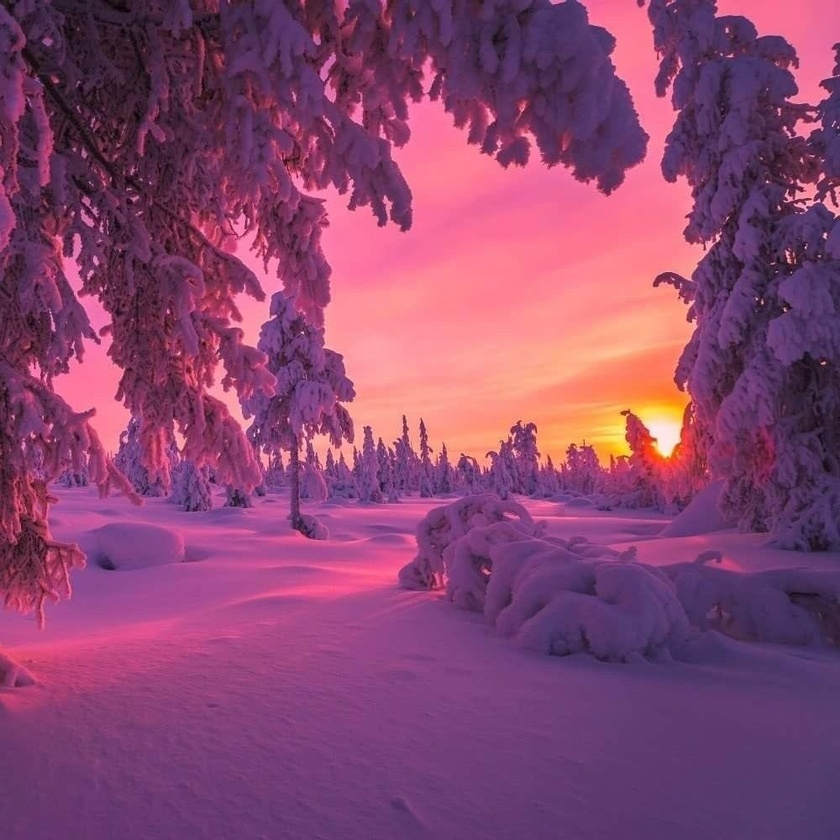
#> input picture lab3/input1.jpg, 840 x 840 px, shrunk from 1000 x 1000 before the run
$ python script.py
#> lines starting #> are read from the running program, lines starting #| are printed output that depends on the picture
from PIL import Image

def invert_pixel(pixel):
    """Инверсия цвета одного пикселя (R, G, B)."""
    r, g, b = pixel
    return 255 - r, 255 - g, 255 - b

def invert_image(image):
    """Попиксельная обработка: инверсия цветов всего изображения."""
    width, height = image.size
    pixels = image.load()

    for x in range(width):
        for y in range(height):
            pixels[x, y] = invert_pixel(pixels[x, y])

    return image

def blend_images(image1, image2, alpha=0.5):
    """
    Наложение двух изображений вручную.
    - image1, image2: изображения одинакового размера.
    - alpha: коэффициент смешивания (0 - только image1, 1 - только image2).
    """
    if image1.size != image2.size:
        raise ValueError("Размеры изображений должны совпадать!")

    width, height = image1.size
    pixels1 = image1.load()
    pixels2 = image2.load()

    # Результирующее изображение
    blended_image = Image.new("RGB", (width, height))
    blended_pixels = blended_image.load()

    for x in range(width):
        for y in range(height):
            r1, g1, b1 = pixels1[x, y]
            r2, g2, b2 = pixels2[x, y]

            # Смешивание цветов пикселей
            blended_pixels[x, y] = (
                int(r1 * (1 - alpha) + r2 * alpha),
                int(g1 * (1 - alpha) + g2 * alpha),
                int(b1 * (1 - alpha) + b2 * alpha)
            )

    return blended_image

def main():
    # Пути к файлам
    input_image1_path = "input1.jpg"
    input_image2_path = "input2.jpg"
    output_inverted_path = "inverted_image.jpg"
    output_blended_path = "blended_image.jpg"

    # Чтение изображений
    image1 = Image.open(input_image1_path).convert("RGB")
#> image1 is the input picture: PIL image 840x840 RGB; mean R, G, B 137.3, 70.1, 111.4
    image2 = Image.open(input_image2_path).convert("RGB")
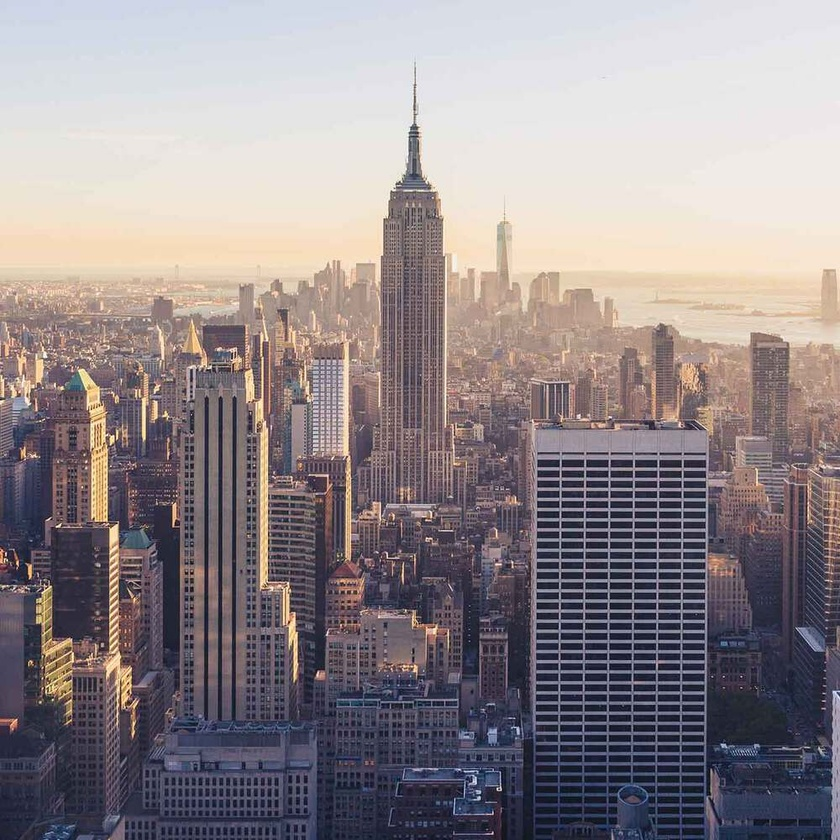
#> input picture lab3/input2.jpg, 840 x 840 px, shrunk from 1000 x 1000 before the run
#> image2 is the input picture: PIL image 840x840 RGB; mean R, G, B 144.9, 136.2, 139.7

    # Попиксельная обработка: инверсия цветов
    inverted_image = invert_image(image1.copy())
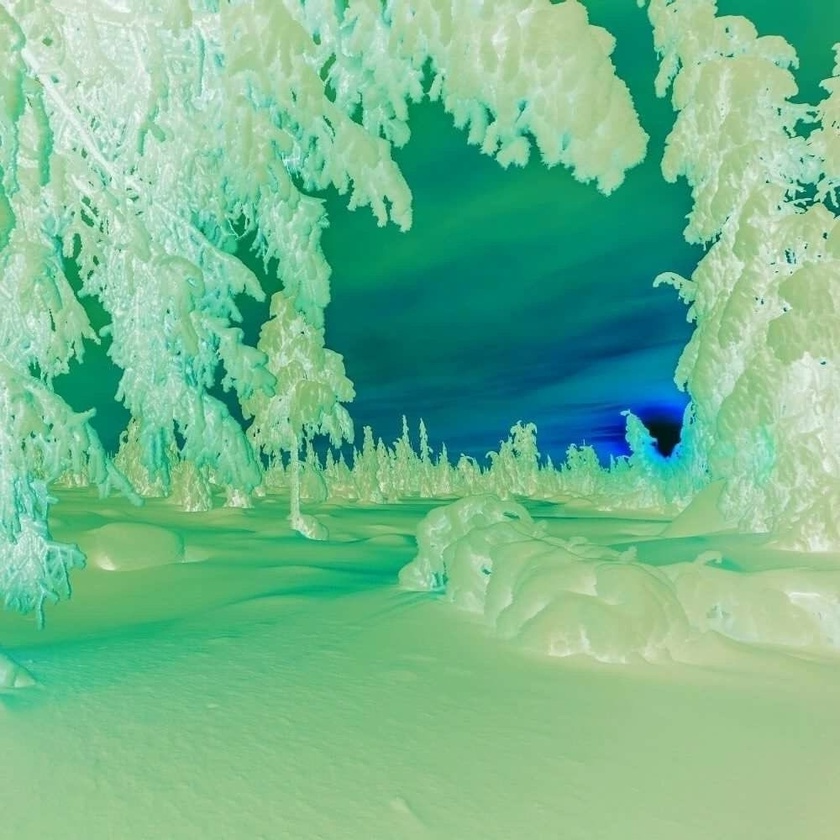
#> inverted_image: PIL image 840x840 RGB; mean R, G, B 117.7, 184.9, 143.6
    inverted_image.save(output_inverted_path)
    print(f"Обработанное изображение сохранено как {output_inverted_path}")

    # Наложение изображений
    blended_image = blend_images(image1, image2, alpha=0.5)
#> in blend_images, `blended_image = Image.new("RGB", (width, height))`: blended_image: PIL image 840x840 RGB; every value is 0
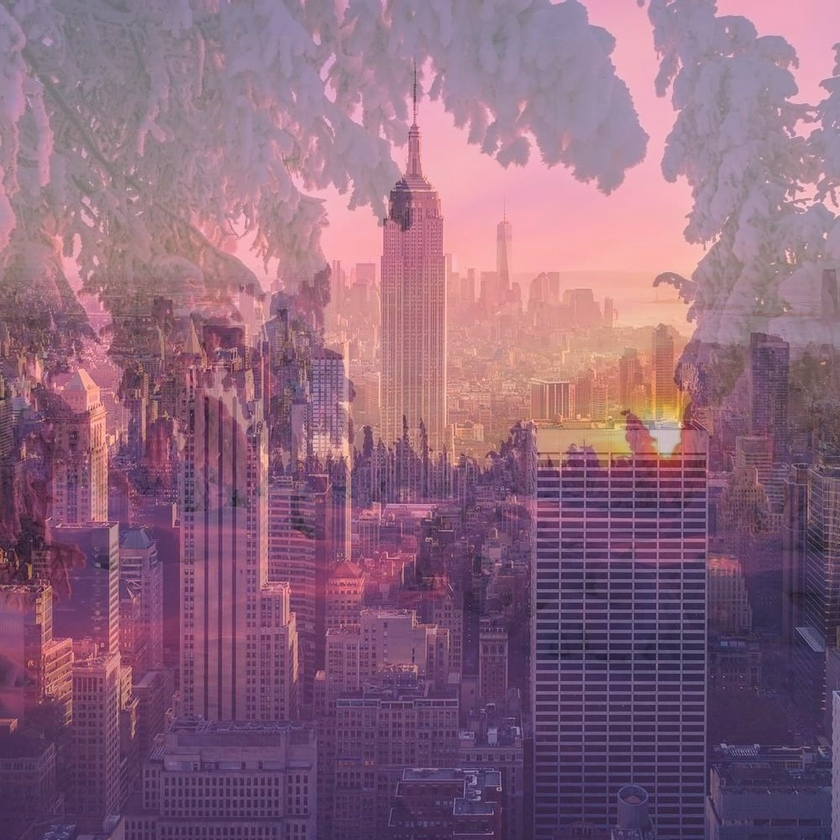
#> blended_image: PIL image 840x840 RGB; mean R, G, B 140.8, 102.9, 125.3
    blended_image.save(output_blended_path)
    print(f"Наложенное изображение сохранено как {output_blended_path}")

if __name__ == "__main__":
    main()
